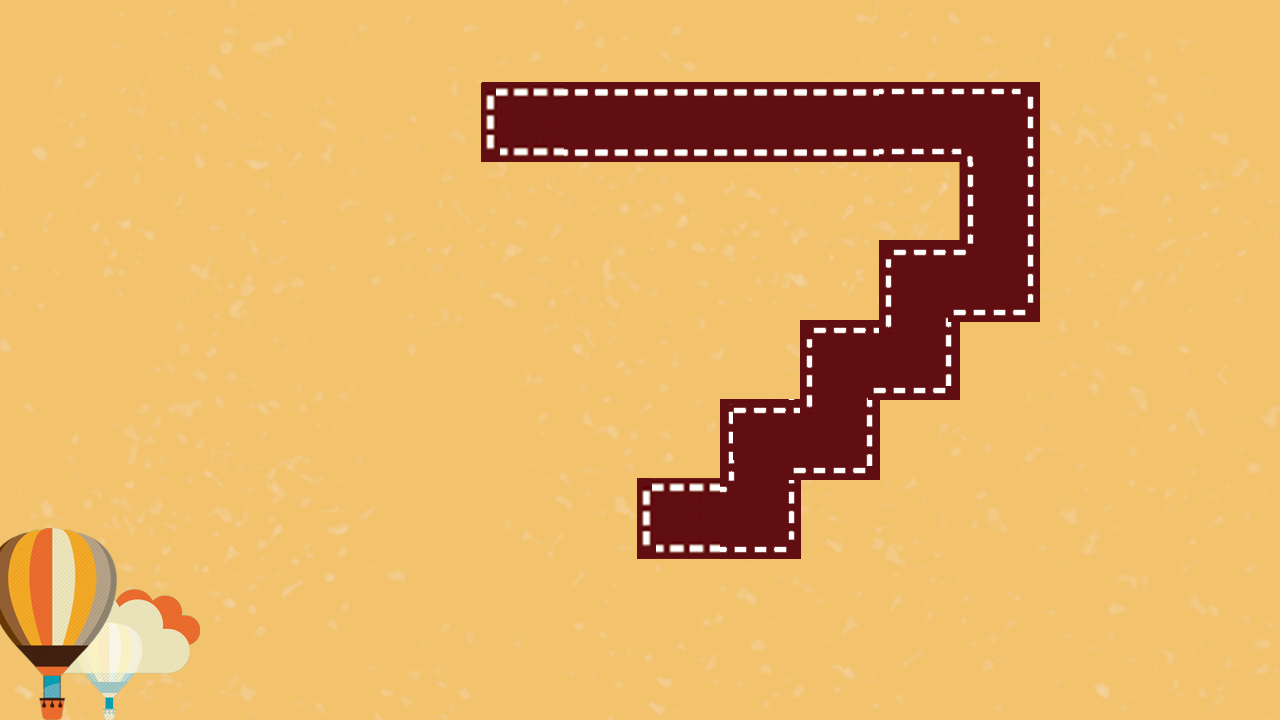

A 2D game scene composited from a Tiled map and its tileset images. What follows is a short description and the map's XML, with each tile layer's data collapsed to a summary:
An orthogonal 16x9 tile map with 80x80 px tiles, 1 tile layer (块层 1) and 40 objects (baby, enemy, assistant).

<map version="1.0" orientation="orthogonal" width="16" height="9" tilewidth="80" tileheight="80">
 <tileset firstgid="1" name="7" tilewidth="80" tileheight="80">
  <image source="7.png" width="1280" height="720" />
 </tileset>
 <layer name="块层 1" width="16" height="9">
  <data>[144 cells, 144 non-empty, 144 distinct tile ids]</data>
 </layer>
 <objectgroup name="road" width="16" height="9">
  <object x="480" y="80" width="521" height="80">
   <properties>
    <property name="direction" value="right" />
   </properties>
  </object>
  <object x="960" y="80" width="79" height="196">
   <properties>
    <property name="direction" value="down" />
   </properties>
  </object>
  <object x="919" y="241" width="120" height="80">
   <properties>
    <property name="direction" value="left" />
   </properties>
  </object>
  <object x="880" y="240" width="79" height="124">
   <properties>
    <property name="direction" value="down" />
   </properties>
  </object>
  <object x="835" y="320" width="123" height="80">
   <properties>
    <property name="direction" value="left" />
   </properties>
  </object>
  <object x="800" y="320" width="79" height="123">
   <properties>
    <property name="direction" value="down" />
   </properties>
  </object>
  <object x="753" y="400" width="124" height="79">
   <properties>
    <property name="direction" value="left" />
   </properties>
  </object>
  <object x="720" y="400" width="79" height="121">
   <properties>
    <property name="direction" value="down" />
   </properties>
  </object>
  <object x="640" y="480" width="160" height="80">
   <properties>
    <property name="direction" value="left" />
   </properties>
  </object>
 </objectgroup>
 <objectgroup name="tower" width="16" height="9">
  <object x="1040" y="160" width="80" height="80">
   <properties>
    <property name="direction" value="1,2,3,4" />
   </properties>
  </object>
  <object x="560" y="160" width="80" height="80">
   <properties>
    <property name="type" value="5,6,7,8" />
   </properties>
  </object>
  <object x="880" y="160" width="80" height="80">
   <properties>
    <property name="type" value="0,2,4,6" />
   </properties>
  </object>
  <object x="880" y="400" width="80" height="80">
   <properties>
    <property name="type" value="8,2,5,0" />
   </properties>
  </object>
  <object x="800" y="480" width="80" height="80">
   <properties>
    <property name="type" value="4,6,7,2" />
   </properties>
  </object>
  <object x="640" y="320" width="80" height="80">
   <properties>
    <property name="type" value="2,7,8,0" />
   </properties>
  </object>
  <object x="720" y="560" width="80" height="80">
   <properties>
    <property name="type" value="2,4,5,7" />
   </properties>
  </object>
  <object x="1040" y="320" width="80" height="80">
   <properties>
    <property name="type" value="1,6,7,8" />
   </properties>
  </object>
  <object x="640" y="160" width="80" height="80">
   <properties>
    <property name="type" value="6,7,8" />
   </properties>
  </object>
 </objectgroup>
 <objectgroup name="barrier" width="16" height="9">
  <object x="480" y="80" width="560" />
  <object x="1040" y="80" height="240" />
  <object x="960" y="320" width="80" />
  <object x="960" y="320" height="80" />
  <object x="880" y="400" width="80" />
  <object x="880" y="400" height="80" />
  <object x="800" y="480" width="80" />
  <object x="800" y="480" height="80" />
  <object x="560" y="560" width="240" />
  <object x="560" y="480" width="160" />
  <object x="720" y="400" height="80" />
  <object x="720" y="400" width="80" />
  <object x="800" y="320" height="80" />
  <object x="800" y="320" width="80" />
  <object x="880" y="240" height="80" />
  <object x="880" y="240" width="80" />
  <object x="960" y="160" height="80" />
  <object x="480" y="160" width="480" />
  <object x="480" y="80" height="80" />
 </objectgroup>
 <objectgroup name="people" width="16" height="9">
  <object name="baby" x="560" y="480" width="80" height="80" />
  <object name="enemy" x="480" y="80" width="80" height="80" />
  <object name="assistant" x="642" y="506" width="25" height="26" />
 </objectgroup>
</map>
